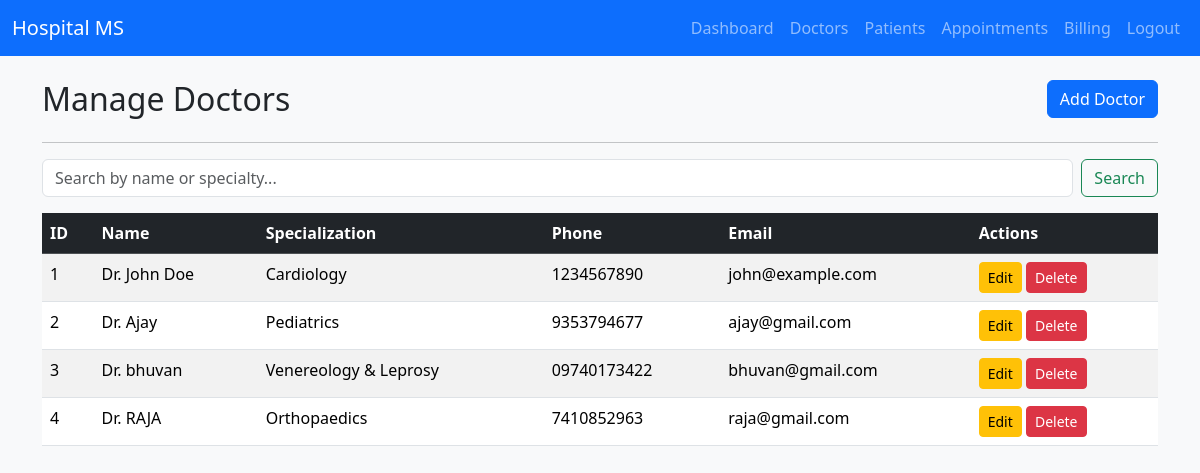
Screenshot of /admin/doctors (signed in) with the database file from the repository.
### models.py (models this page shows)
class Doctor(db.Model):
    id = db.Column(db.Integer, primary_key=True)
    name = db.Column(db.String(100), nullable=False)
    specialization = db.Column(db.String(100), nullable=False)
    phone = db.Column(db.String(20), nullable=False)
    email = db.Column(db.String(100), unique=True, nullable=False)
    username = db.Column(db.String(80), unique=True, nullable=False)
    password = db.Column(db.String(200), nullable=False)
    appointments = db.relationship('Appointment', backref='doctor', lazy=True)
    prescriptions = db.relationship('Prescription', backref='doctor', lazy=True)

### app.py (the view, shortened to what this page needs)
@app.route('/admin/doctors', methods=['GET', 'POST'])
def admin_doctors():
    auth = check_auth('admin')
    if auth: return auth
    search = request.args.get('search')
    if search:
        doctors = Doctor.query.filter((Doctor.name.contains(search)) | (Doctor.specialization.contains(search))).all()
    else:
        doctors = Doctor.query.all()
    return render_template('admin_doctors.html', doctors=doctors)

### app.py (called while the page is built)
def check_auth(role):
    if 'role' not in session or session['role'] != role:
        flash("Unauthorized access. Please login first.", "danger")
        if role == 'admin': return redirect(url_for('login_admin'))
        if role == 'doctor': return redirect(url_for('login_doctor'))
        if role == 'patient': return redirect(url_for('login_patient'))
    return None

### templates/admin_doctors.html (shortened to what this page needs)
{% extends 'base.html' %}
{% block content %}
<div class="row mt-4">
    <div class="col-md-8">
        <h2>Manage Doctors</h2>
    </div>
    <div class="col-md-4 text-end">
        <button class="btn btn-primary" data-bs-toggle="modal" data-bs-target="#addDoctorModal">Add Doctor</button>
    </div>
</div>
<hr>
<form method="GET" class="mb-3 d-flex">
    <input type="text" name="search" class="form-control me-2" placeholder="Search by name or specialty..." value="{{ request.args.get('search', '') }}">
    <button type="submit" class="btn btn-outline-success">Search</button>
</form>
<table class="table table-striped">
    <thead class="table-dark">
        <tr>
            <th>ID</th>
            <th>Name</th>
            <th>Specialization</th>
            <th>Phone</th>
            <th>Email</th>
            <th>Actions</th>
        </tr>
    </thead>
    <tbody>
        {% for doctor in doctors %}
        <tr>
            <td>{{ doctor.id }}</td>
            <td>Dr. {{ doctor.name }}</td>
            <td>{{ doctor.specialization }}</td>
            <td>{{ doctor.phone }}</td>
            <td>{{ doctor.email }}</td>
            <td>
                <button class="btn btn-sm btn-warning" data-bs-toggle="modal" data-bs-target="#editDoctorModal{{ doctor.id }}">Edit</button>
                <form action="{{ url_for('delete_doctor', id=doctor.id) }}" method="POST" class="d-inline">
                    <button type="submit" class="btn btn-sm btn-danger" onclick="return confirm('Delete this doctor?');">Delete</button>
                </form>
            </td>
        </tr>
        {% endfor %}
    </tbody>
</table>
{% endblock %}

### templates/base.html (style rules this page uses)
body { background-color: #f8f9fa; }

### rows the page displays
Doctor: id "1", name "John Doe", specialization "Cardiology", phone "1234567890", email "john@example.com"
Doctor: id "2", name "Ajay", specialization "Pediatrics", phone "9353794677", email "ajay@gmail.com"
Doctor: id "3", name "bhuvan", specialization "Venereology & Leprosy", phone "09740173422", email "bhuvan@gmail.com"
Doctor: id "4", name "RAJA", specialization "Orthopaedics", phone "7410852963", email "raja@gmail.com"
